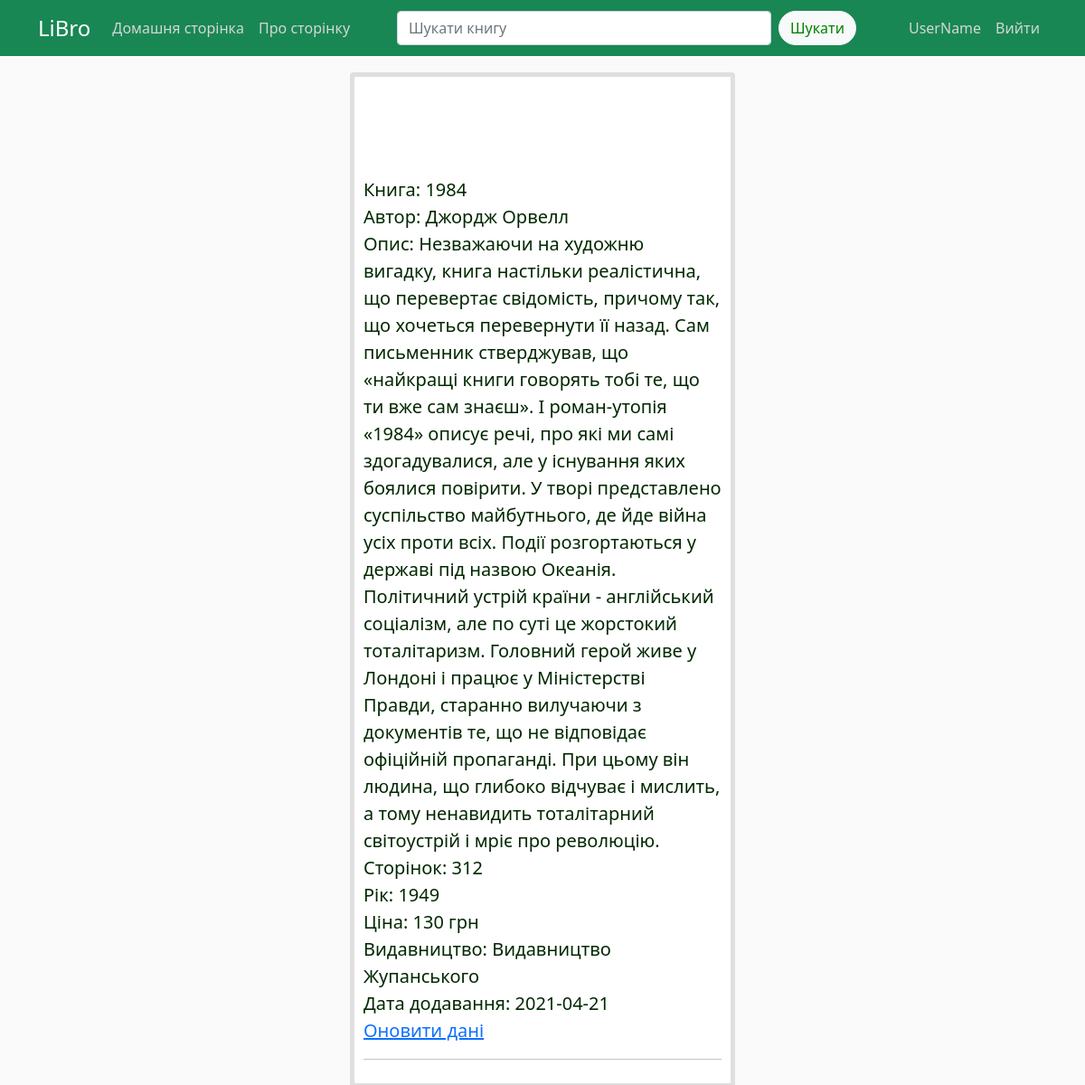
Before: /book/1 (signed in) with the older database file.
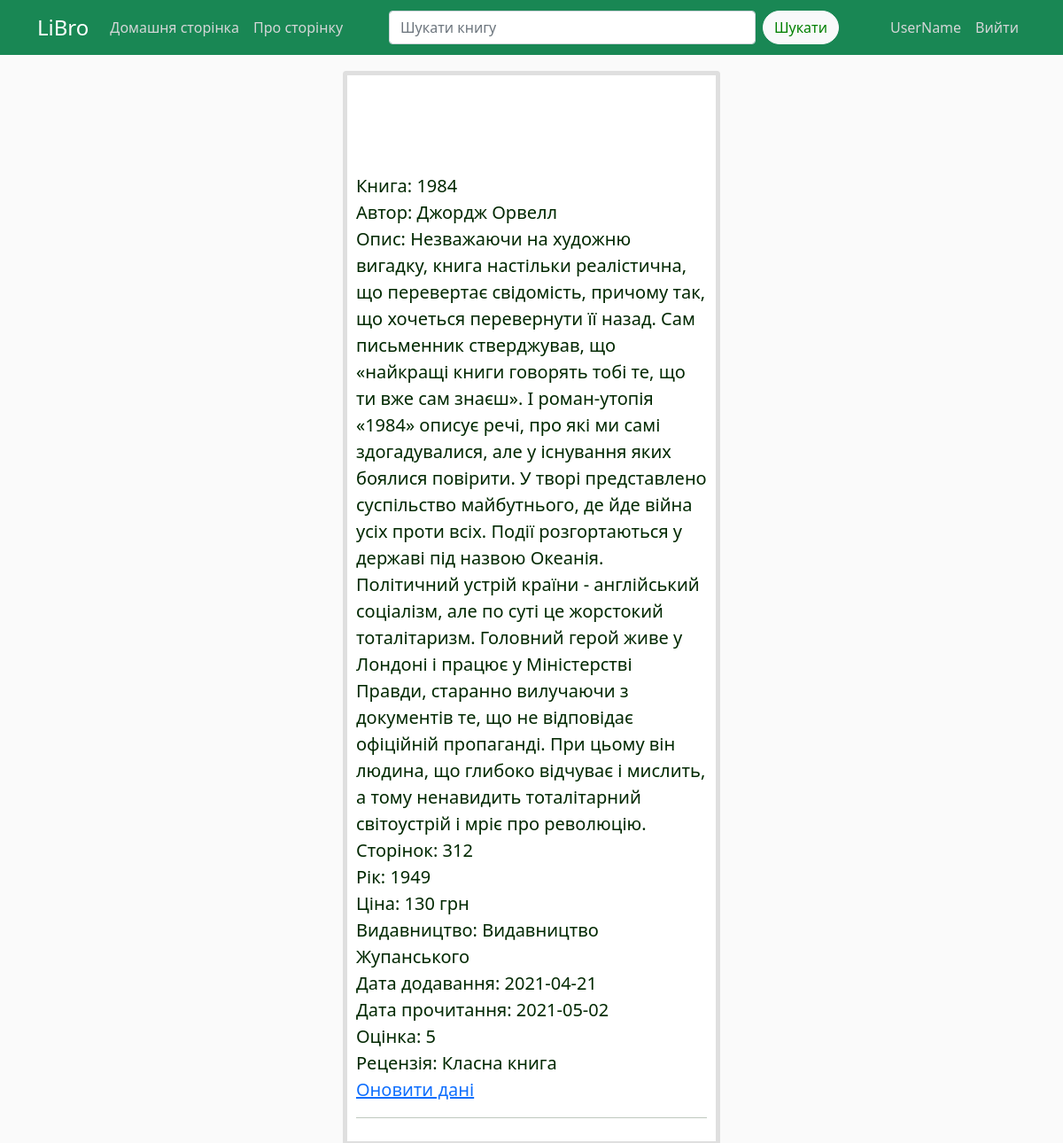
After: the same page with the newer database file.
### app/models.py (models this page shows)
class User(db.Model, UserMixin):
	id = db.Column(db.Integer, primary_key=True)
	user_login = db.Column(db.String(25), unique=True, nullable=False)
	user_password = db.Column(db.String(25), unique=False, nullable=False)
	user_books = db.relationship('User_books', backref='user', lazy=True)

class Books(db.Model):
	book_id = db.Column(db.Integer, primary_key=True)
	book_name = db.Column(db.String, nullable=False)
	description = db.Column(db.Text)
	page = db.Column(db.Integer)
	year = db.Column(db.Integer)
	publisher_id = db.Column(db.Integer, db.ForeignKey('publishers.publishers_id'))
	categories_id = db.Column(db.Integer, db.ForeignKey('categories.category_id'))
	user_books = db.relationship('User_books', backref='book', lazy=True)

class Authors(db.Model):
	author_id = db.Column(db.Integer, primary_key=True)
	first_name = db.Column(db.String(25), nullable=False)
	second_name = db.Column(db.String(25), nullable=False)
	book = db.relationship('Books', secondary=autor_has_books, backref=db.backref('autor'), lazy='dynamic')

class User_books(db.Model):
	user_book_id = db.Column(db.Integer, primary_key=True)
	price = db.Column(db.Integer)
	data_added = db.Column(db.Date)
	data_readed = db.Column(db.Date)
	rating = db.Column(db.INTEGER)
	rewiew = db.Column(db.Text)
	status_id = db.Column(db.Integer, db.ForeignKey('shelves.shelves_id'))
	user_id = db.Column(db.Integer, db.ForeignKey('user.id'))
	book_id = db.Column(db.Integer, db.ForeignKey('books.book_id'))

class Publishers(db.Model):
	publishers_id = db.Column(db.Integer, primary_key=True)
	publishes_name = db.Column(db.String(50), nullable=False)
	books = db.relationship('Books', backref='publisher', lazy=True)

### app/views.py (the view)
@app.route("/book/<int:user_book_id>")
@login_required
def book(user_book_id):
    book = db.session.query(User, User_books, Books, Publishers, autor_has_books, Authors#об'єднюємо таблиці
            ).filter(
                User_books.user_book_id==user_book_id
            ).filter(
                User_books.user_id==current_user.id
            ).filter(
                User.id==current_user.id
            ).filter(
                Books.book_id==User_books.book_id
            ).filter(
                Publishers.publishers_id==Books.publisher_id
            ).filter(
                Books.book_id==autor_has_books.columns.book_id
            ).filter(
                Authors.author_id==autor_has_books.columns.book_id
            ).first()
    return render_template('book.html', book=book)

### app/models.py (called while the page is built)
@login_manager.user_loader
def load_user(user_id):
    return User.query.get(int(user_id))

### app/templates/book.html
{% extends "layout.html" %}
{% block content %}
	<article class="media content-section" style="margin-top: 100px">
	    <div class="media-body">
	        <div class="article-metadata">
		        <div>Книга: {{ book.Books.book_name }}</div>
		        <div>Автор: {{ book.Authors.first_name }} {{ book.Authors.second_name }}</div>
		        <div>Опис: {{ book.Books.description }}</div>
		        <div>Сторінок: {{ book.Books.page }}</div>
		        <div>Рік: {{ book.Books.year }}</div>
		        <div>Ціна: {{ book.User_books.price }} грн</div>
		        <div>Видавництво: {{ book.Publishers.publishes_name }}</div>
		        <div>Дата додавання: {{ book.User_books.data_added.strftime('%Y-%m-%d') }}</div>
		        {% if book.User_books.data_readed %}
		        	<div>Дата прочитання: {{ book.User_books.data_readed.strftime('%Y-%m-%d') }}</div>
		        {% endif %}
		        {% if book.User_books.rating %}
		        	<div>Оцінка: {{ book.User_books.rating }}</div>
		        {% endif %}
		        {% if book.User_books.rewiew %}
		        	<div>Рецензія: {{ book.User_books.rewiew }}</div>
		        {% endif %}
		        <a href="{{ url_for('update_book', user_book_id=book.User_books.user_book_id ) }}">Оновити дані</a>
		    </div>
	    </div>
	</article>
	<hr>
{% endblock content %}

### app/templates/layout.html (shortened to what this page needs)
<!DOCTYPE html>
<html>
<head lang="en">
    <link href="https://cdn.jsdelivr.net/npm/bootstrap@5.0.0-beta2/dist/css/bootstrap.min.css" rel="stylesheet">
    <link rel="stylesheet" type="text/css" href="static/css/custom.css">
</head>
<body>
    <header>
      <nav class="navbar navbar-expand-lg navbar-dark bg-success fixed-top">
        <div class="container">
          <a class="navbar-brand fs-4" href="/">LiBro</a>
            <div class="collapse navbar-collapse fs-6" id="navbarNavDropdown">
                <ul class="navbar-nav">
                    <li class="nav-item">
                      <a class="nav-link rounded" aria-current="page" href="{{url_for('home')}}">Домашня сторінка</a>
                    </li>
                    <li class="nav-item">
                      <a class="nav-link rounded" aria-current="page" href="{{url_for('about')}}">Про сторінку</a>
                    </li>
                </ul>
            </div>
              <div class="col-6">
                <form class="d-flex">
                  <input class="form-control me-2" type="search" placeholder="Шукати книгу" aria-label="Search">
                  <button class="btn btn-light rounded-pill" type="submit">Шукати</button>
                </form>
              </div>
            <div class="navbar-nav">
              {% if current_user.is_authenticated %}
                <div class="nav-item nav-link rounded">{{ current_user.user_login }}</div>
                <a class="nav-item nav-link rounded" href="{{ url_for('logout') }}">Вийти</a>
              {% else %}
                <a class="nav-item nav-link rounded" href="{{ url_for('login') }}">Увійти</a>
                <a class="nav-item nav-link rounded" href="{{ url_for('register') }}">Зареєструватись</a>
              {% endif %}
            </div>
        </div>
      </nav>
    </header>
    <main class="container">
        <div class="card border-5 fs-5">
            {% block content %}
            {% endblock %}
        </div>
    </main>
</body>
</html>

### app/static/css/custom.css (style rules this page uses)
body { background: #fafafa; color: #002800; margin-top: 5rem; }
.navbar-nav .nav-link { color: #d4d6d7 !important; }
.btn-light { color: green !important; margin-right: 50px; }
.card { padding: 10px; }
main.container { width: 450px; }

Changed rows visible on the page:
changed User_books: data_readed empty → "2021-05-02" (drawn); User_books.data_readed (not shown) → "2021-05-02"; rating empty → 5 (drawn); User_books.rating (not shown) → "5"; rewiew empty → "Класна книга" (drawn); User_books.rewiew (not shown) → "Класна книга"
Other visible differences:
text now shown: "Дата прочитання: Оцінка: Рецензія:"
